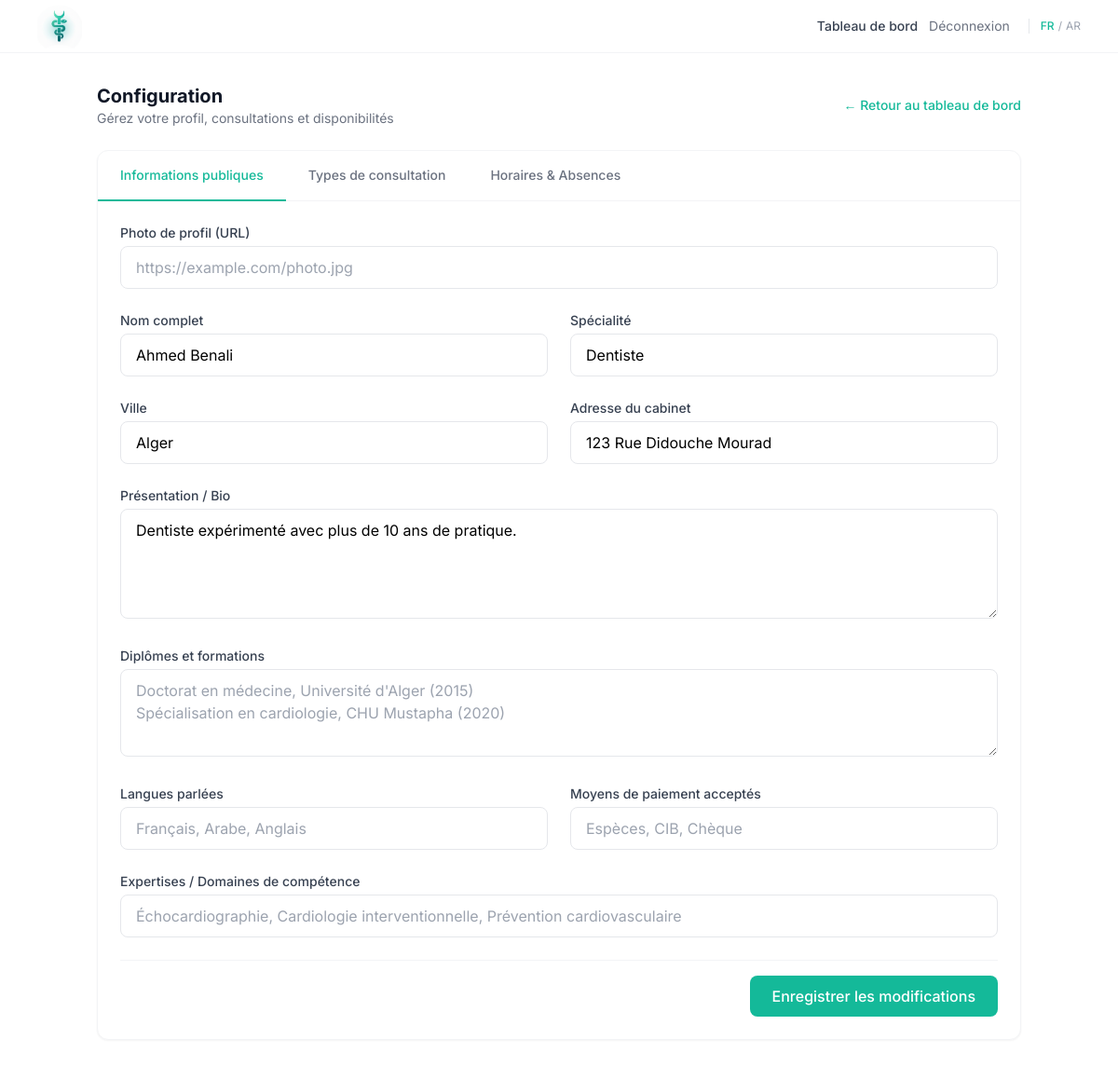
The app's page /doctor/settings (signed in) with its own data.
### models.py (models this page shows, shortened)
class User(UserMixin, db.Model):
    __tablename__ = 'users'
    id = db.Column(db.Integer, primary_key=True)
    email = db.Column(db.String(120), unique=True, nullable=False)
    password_hash = db.Column(db.String(256), nullable=False)
    role = db.Column(db.String(20), nullable=False)
    name = db.Column(db.String(100), nullable=False)
    phone = db.Column(db.String(20))
    birth_date = db.Column(db.Date, nullable=True)
    gender = db.Column(db.String(20), nullable=True)
    address = db.Column(db.String(255), nullable=True)
    city = db.Column(db.String(100), nullable=True)
    created_at = db.Column(db.DateTime, default=datetime.utcnow)
    no_show_count = db.Column(db.Integer, default=0)
    is_blocked = db.Column(db.Boolean, default=False)
    doctor_profile = db.relationship('DoctorProfile', backref='user', uselist=False, cascade='all, delete-orphan')

class DoctorProfile(db.Model):
    __tablename__ = 'doctor_profiles'
    id = db.Column(db.Integer, primary_key=True)
    user_id = db.Column(db.Integer, db.ForeignKey('users.id'), nullable=False)
    specialty = db.Column(db.String(100), nullable=False)
    city = db.Column(db.String(100), nullable=False)
    address = db.Column(db.String(255))
    bio = db.Column(db.Text)
    profile_picture = db.Column(db.String(500), nullable=True)
    languages = db.Column(db.String(255), nullable=True)
    payment_methods = db.Column(db.String(255), nullable=True)
    expertises = db.Column(db.String(500), nullable=True)
    diplomas = db.Column(db.Text, nullable=True)
    waiting_room_count = db.Column(db.Integer, default=0)
    appointment_mode = db.Column(db.Enum(AppointmentMode), default=AppointmentMode.TICKET_QUEUE)
    kyc_status = db.Column(db.Enum(KYCStatus), default=KYCStatus.PENDING)
    documents_encrypted_path = db.Column(db.String(500), nullable=True)
    appointments = db.relationship('Appointment', backref='doctor_profile', foreign_keys='Appointment.doctor_id', lazy='dynamic')

### routes.py (the view)
@main_bp.route('/doctor/settings')
@login_required
def doctor_settings():
    if current_user.role != 'doctor':
        return redirect(url_for('main.home'))
    doctor_profile = current_user.doctor_profile
    consultation_types = ConsultationType.query.filter_by(doctor_id=doctor_profile.id, is_active=True).all()
    absences = DoctorAbsence.query.filter(
        DoctorAbsence.doctor_id == doctor_profile.id,
        DoctorAbsence.end_date >= datetime.now()
    ).order_by(DoctorAbsence.start_date).all()
    availability_slots = DoctorAvailability.query.filter_by(doctor_id=doctor_profile.id).all()
    availability = {}
    for slot in availability_slots:
        availability[slot.day_of_week] = {
            'is_available': slot.is_available,
            'start_time': slot.start_time.strftime('%H:%M') if slot.start_time else '08:00',
            'end_time': slot.end_time.strftime('%H:%M') if slot.end_time else '17:00'
        }
    return render_template('doctor_settings.html',
                           doctor=doctor_profile,
                           consultation_types=consultation_types,
                           absences=absences,
                           availability=availability,
                           t=get_t(),
                           lang=session.get('lang', 'fr'))

### routes.py (called while the page is built)
def get_t():
    lang = session.get('lang', 'fr')
    return TRANSLATIONS.get(lang, TRANSLATIONS['fr'])

### templates/doctor_settings.html (shortened to what this page needs)
{% extends 'base.html' %}
{% block content %}
<div class="max-w-5xl mx-auto px-4 py-8">
    <div class="flex items-center justify-between mb-6">
        <div>
            <h1 class="text-xl font-bold text-gray-900">Configuration</h1>
            <p class="text-sm text-gray-500">Gérez votre profil, consultations et disponibilités</p>
        </div>
        <a href="{{ url_for('main.doctor_dashboard') }}" class="text-sm text-[#14b999] font-medium hover:underline">
            ← Retour au tableau de bord
        </a>
    </div>
    <div x-data="settingsApp()" class="space-y-6">
        <div class="bg-white rounded-xl shadow-sm border border-gray-100 overflow-hidden">
            <div class="border-b border-gray-100">
                <nav class="flex -mb-px">
                    <button @click="activeTab = 'profile'"
                            :class="activeTab === 'profile' ? 'border-[#14b999] text-[#14b999]' : 'border-transparent text-gray-500 hover:text-gray-700'"
                            class="px-6 py-4 text-sm font-medium border-b-2 transition">
                        Informations publiques
                    </button>
                    <button @click="activeTab = 'consultations'"
                            :class="activeTab === 'consultations' ? 'border-[#14b999] text-[#14b999]' : 'border-transparent text-gray-500 hover:text-gray-700'"
                            class="px-6 py-4 text-sm font-medium border-b-2 transition">
                        Types de consultation
                    </button>
                    <button @click="activeTab = 'schedule'"
                            :class="activeTab === 'schedule' ? 'border-[#14b999] text-[#14b999]' : 'border-transparent text-gray-500 hover:text-gray-700'"
                            class="px-6 py-4 text-sm font-medium border-b-2 transition">
                        Horaires & Absences
                    </button>
                </nav>
            </div>
            <div x-show="activeTab === 'profile'" class="p-6">
                <form action="{{ url_for('main.doctor_settings_profile') }}" method="POST" class="space-y-6">
                    <div class="grid md:grid-cols-2 gap-6">
                        <div class="md:col-span-2">
                            <label class="block text-sm font-medium text-gray-700 mb-1">Photo de profil (URL)</label>
                            <input type="text" name="profile_picture" value="{{ doctor.profile_picture or '' }}"
                                   class="w-full border border-gray-200 rounded-lg px-4 py-2.5 focus:ring-2 focus:ring-[#14b999]/20 focus:border-[#14b999]"
                                   placeholder="https://example.com/photo.jpg">
                        </div>
                        <div>
                            <label class="block text-sm font-medium text-gray-700 mb-1">Nom complet</label>
                            <input type="text" name="name" value="{{ doctor.user.name }}" required
                                   class="w-full border border-gray-200 rounded-lg px-4 py-2.5 focus:ring-2 focus:ring-[#14b999]/20 focus:border-[#14b999]">
                        </div>
                        <div>
                            <label class="block text-sm font-medium text-gray-700 mb-1">Spécialité</label>
                            <input type="text" name="specialty" value="{{ doctor.specialty }}" required
                                   class="w-full border border-gray-200 rounded-lg px-4 py-2.5 focus:ring-2 focus:ring-[#14b999]/20 focus:border-[#14b999]">
                        </div>
                        <div>
                            <label class="block text-sm font-medium text-gray-700 mb-1">Ville</label>
                            <input type="text" name="city" value="{{ doctor.city }}" required
                                   class="w-full border border-gray-200 rounded-lg px-4 py-2.5 focus:ring-2 focus:ring-[#14b999]/20 focus:border-[#14b999]">
                        </div>
                        <div>
                            <label class="block text-sm font-medium text-gray-700 mb-1">Adresse du cabinet</label>
                            <input type="text" name="address" value="{{ doctor.address or '' }}"
                                   class="w-full border border-gray-200 rounded-lg px-4 py-2.5 focus:ring-2 focus:ring-[#14b999]/20 focus:border-[#14b999]"
                                   placeholder="123 Rue Example, Alger">
                        </div>
                        <div class="md:col-span-2">
                            <label class="block text-sm font-medium text-gray-700 mb-1">Présentation / Bio</label>
                            <textarea name="bio" rows="4"
                                      class="w-full border border-gray-200 rounded-lg px-4 py-2.5 focus:ring-2 focus:ring-[#14b999]/20 focus:border-[#14b999]"
                                      placeholder="Décrivez votre parcours, votre approche...">{{ doctor.bio or '' }}</textarea>
                        </div>
                        <div class="md:col-span-2">
                            <label class="block text-sm font-medium text-gray-700 mb-1">Diplômes et formations</label>
                            <textarea name="diplomas" rows="3"
                                      class="w-full border border-gray-200 rounded-lg px-4 py-2.5 focus:ring-2 focus:ring-[#14b999]/20 focus:border-[#14b999]"
                                      placeholder="Doctorat en médecine, Université d'Alger (2015)&#10;Spécialisation en cardiologie, CHU Mustapha (2020)">{{ doctor.diplomas or '' }}</textarea>
                        </div>
                        <div>
                            <label class="block text-sm font-medium text-gray-700 mb-1">Langues parlées</label>
                            <input type="text" name="languages" value="{{ doctor.languages or '' }}"
                                   class="w-full border border-gray-200 rounded-lg px-4 py-2.5 focus:ring-2 focus:ring-[#14b999]/20 focus:border-[#14b999]"
                                   placeholder="Français, Arabe, Anglais">
                        </div>
                        <div>
                            <label class="block text-sm font-medium text-gray-700 mb-1">Moyens de paiement acceptés</label>
                            <input type="text" name="payment_methods" value="{{ doctor.payment_methods or '' }}"
                                   class="w-full border border-gray-200 rounded-lg px-4 py-2.5 focus:ring-2 focus:ring-[#14b999]/20 focus:border-[#14b999]"
                                   placeholder="Espèces, CIB, Chèque">
                        </div>
                        <div class="md:col-span-2">
                            <label class="block text-sm font-medium text-gray-700 mb-1">Expertises / Domaines de compétence</label>
                            <input type="text" name="expertises" value="{{ doctor.expertises or '' }}"
                                   class="w-full border border-gray-200 rounded-lg px-4 py-2.5 focus:ring-2 focus:ring-[#14b999]/20 focus:border-[#14b999]"
                                   placeholder="Échocardiographie, Cardiologie interventionnelle, Prévention cardiovasculaire">
                        </div>
                    </div>
                    <div class="flex justify-end pt-4 border-t border-gray-100">
                        <button type="submit" class="px-6 py-2.5 bg-[#14b999] text-white rounded-lg hover:bg-[#0d9479] transition font-medium">
                            Enregistrer les modifications
                        </button>
                    </div>
                </form>
            </div>
                            {% set days = ['Lundi', 'Mardi', 'Mercredi', 'Jeudi', 'Vendredi', 'Samedi', 'Dimanche'] %}
        </div>
    </div>
</div>
{% endblock %}

### records on screen
User: name "Ahmed Benali"
DoctorProfile: specialty "Dentiste", city "Alger", address "123 Rue Didouche Mourad", bio "Dentiste expérimenté avec plus de 10 ans de pratique."

### other values on screen
{{ t.dashboard }} "Tableau de bord"
{{ t.logout }} "Déconnexion"
